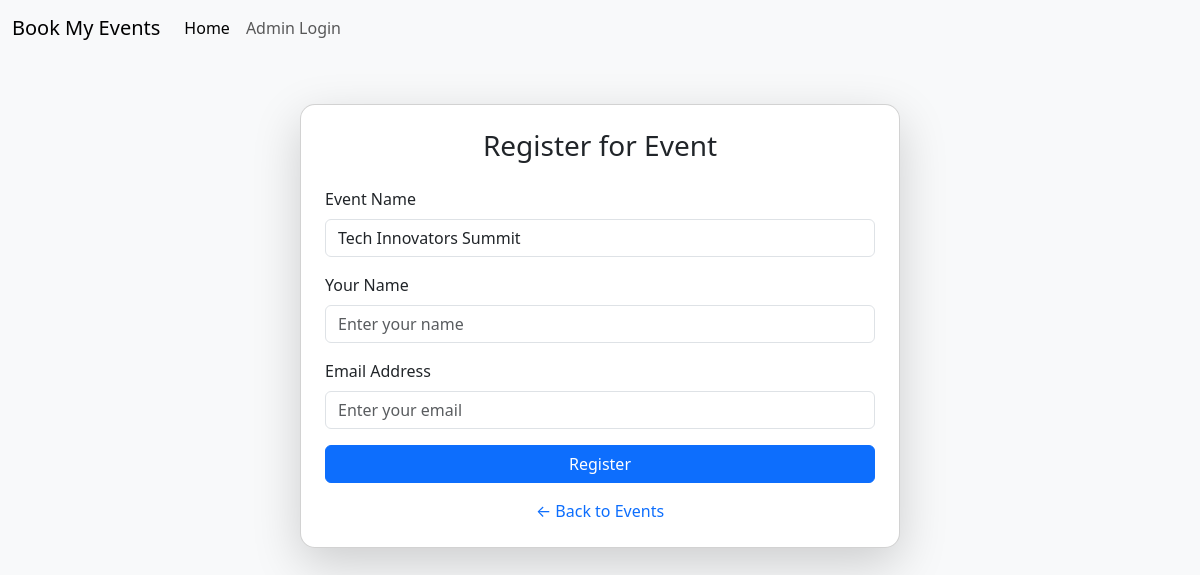
Page /registration.php?event_id=1 on the earlier database version.
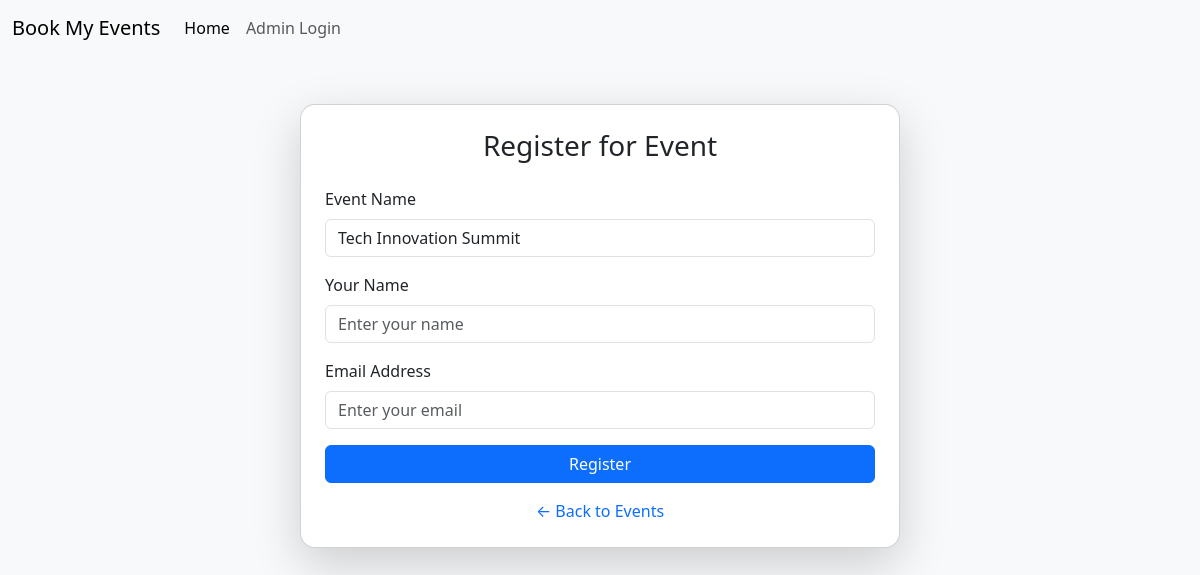
Same page on the later database version.
### tables this page shows
CREATE TABLE `events` (
  `id` int NOT NULL,
  `title` varchar(255) NOT NULL,
  `description` text NOT NULL,
  `location` varchar(255) NOT NULL,
  `date_time` datetime NOT NULL,
  `image_url` varchar(500) NOT NULL
);

### registration.php (the view, shortened to what this page needs)
<?php
include __DIR__ . '/assets/navbar.php';
$connect = mysqli_connect(
    'db',
    'event_manager',
    'password',
    'event_manager'
);
$event_id = isset($_GET['event_id']) ? intval($_GET['event_id']) : 0;
$event_name = "";
if ($event_id > 0) {
    $stmt = $connect->prepare("SELECT title FROM events WHERE id = ?");
    $stmt->bind_param("i", $event_id);
    $stmt->execute();
    $result = $stmt->get_result();
    if ($row = $result->fetch_assoc()) {
        $event_name = $row['title'];
    }
}
?>
<!DOCTYPE html>
<html lang="en">
<head>
    <link href="https://cdn.jsdelivr.net/npm/bootstrap@5.3.8/dist/css/bootstrap.min.css" rel="stylesheet">
</head>
<body class="bg-light">
<div class="container mt-5">
    <div class="card mx-auto shadow-lg" style="max-width: 600px; border-radius: 15px;">
        <div class="card-body p-4">
            <h3 class="card-title text-center mb-4">Register for Event</h3>
            <form method="POST" action="">
                <div class="mb-3">
                    <label class="form-label">Event Name</label>
                    <input type="text" class="form-control" value="<?php echo htmlspecialchars($event_name); ?>" readonly>
                </div>
                <div class="mb-3">
                    <label class="form-label">Your Name</label>
                    <input type="text" name="username" class="form-control" placeholder="Enter your name" required>
                </div>
                <div class="mb-3">
                    <label class="form-label">Email Address</label>
                    <input type="email" name="email" class="form-control" placeholder="Enter your email" required>
                </div>
                <div class="text-center">
                    <button type="submit" class="btn btn-primary w-100">Register</button>
                </div>
            </form>
            <div class="text-center mt-3">
                <a href="/index.php" class="text-decoration-none">← Back to Events</a>
            </div>
        </div>
    </div>
</div>
</body>
</html>

### assets/navbar.php (shortened to what this page needs)
<!DOCTYPE html>
<html lang="en">
<head>
</head>
<body>
    <nav class="navbar navbar-expand-lg bg-body-tertiary">
  <div class="container-fluid">
    <a class="navbar-brand" href="#">Book My Events</a>
    <div class="collapse navbar-collapse" id="navbarNavAltMarkup">
      <div class="navbar-nav">
        <a class="nav-link active" aria-current="page" href="/index.php">Home</a>
        <a class="nav-link" href="/login.php">Admin Login</a>
      </div>
    </div>
  </div>
</nav>
</body>
</html>

Differences in the rows shown:
changed events: title "Tech Innovators Summit" → "Tech Innovation Summit"
